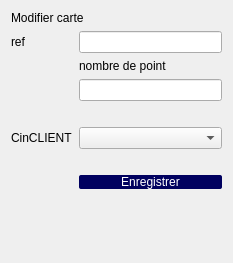
          <widget class="QWidget" name="scrollAreaWidgetContents_10">
           <property name="geometry">
            <rect>
             <x>0</x>
             <y>0</y>
             <width>233</width>
             <height>263</height>
            </rect>
           </property>
           <layout class="QFormLayout" name="formLayout_42">
            <item row="0" column="0" colspan="2">
             <widget class="QLabel" name="label_69">
              <property name="styleSheet">
               <string notr="true">font: 18pt &quot;Nunito Sans&quot;;</string>
              </property>
              <property name="text">
               <string>Modifier carte</string>
              </property>
             </widget>
            </item>
            <item row="2" column="0">
             <widget class="QLabel" name="label_70">
              <property name="text">
               <string>ref</string>
              </property>
             </widget>
            </item>
            <item row="2" column="1">
             <widget class="QLineEdit" name="lineEdit_refCarteM"/>
            </item>
            <item row="4" column="0">
             <widget class="QLabel" name="label_273">
              <property name="text">
               <string/>
              </property>
             </widget>
            </item>
            <item row="5" column="0">
             <widget class="QLabel" name="label_71">
              <property name="text">
               <string/>
              </property>
             </widget>
            </item>
            <item row="6" column="0">
             <widget class="QLabel" name="label_8">
              <property name="text">
               <string>CinCLIENT</string>
              </property>
             </widget>
            </item>
            <item row="6" column="1">
             <widget class="QComboBox" name="comboBox_cinM"/>
            </item>
            <item row="8" column="0">
             <widget class="QLabel" name="label_72">
              <property name="text">
               <string/>
              </property>
             </widget>
            </item>
            <item row="10" column="1">
             <widget class="QPushButton" name="Modfier_Carte">
              <property name="styleSheet">
               <string notr="true">QPushButton
{
	border: 10 px;border-radius: 2px;
background-color: rgb(0, 0, 95);
color:white;
	font: 25 9pt &quot;Nunito&quot;;
}</string>
              </property>
              <property name="text">
               <string>Enregistrer</string>
              </property>
             </widget>
            </item>
            <item row="4" column="1">
             <widget class="QLineEdit" name="lineEdit_nbPointM"/>
            </item>
            <item row="3" column="1">
             <widget class="QLabel" name="label_119">
              <property name="text">
               <string>nombre de point</string>
              </property>
             </widget>
            </item>
           </layout>
          </widget>
